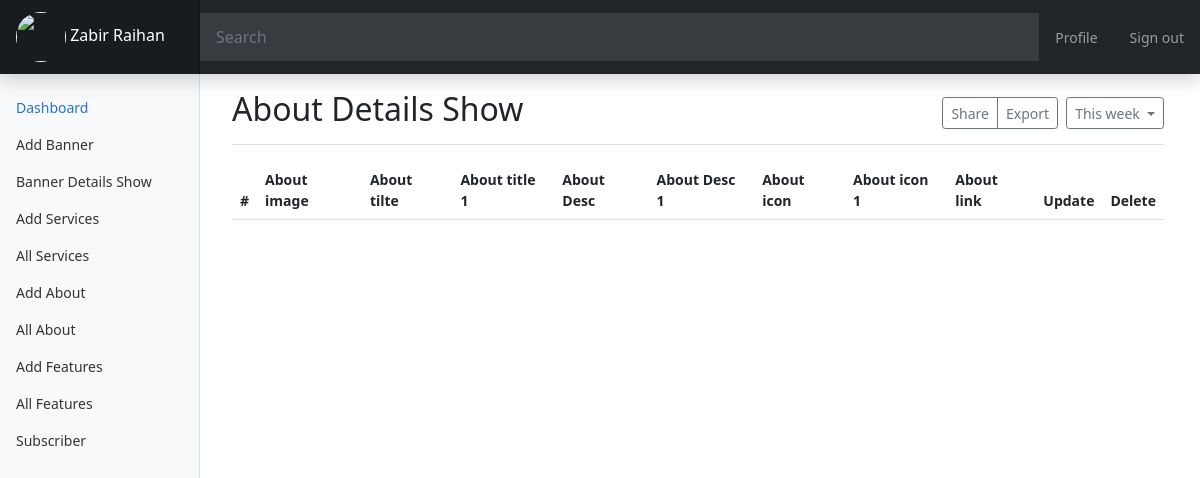
The page /dashboard/AllAbout.php (signed in) on the database as committed earlier.
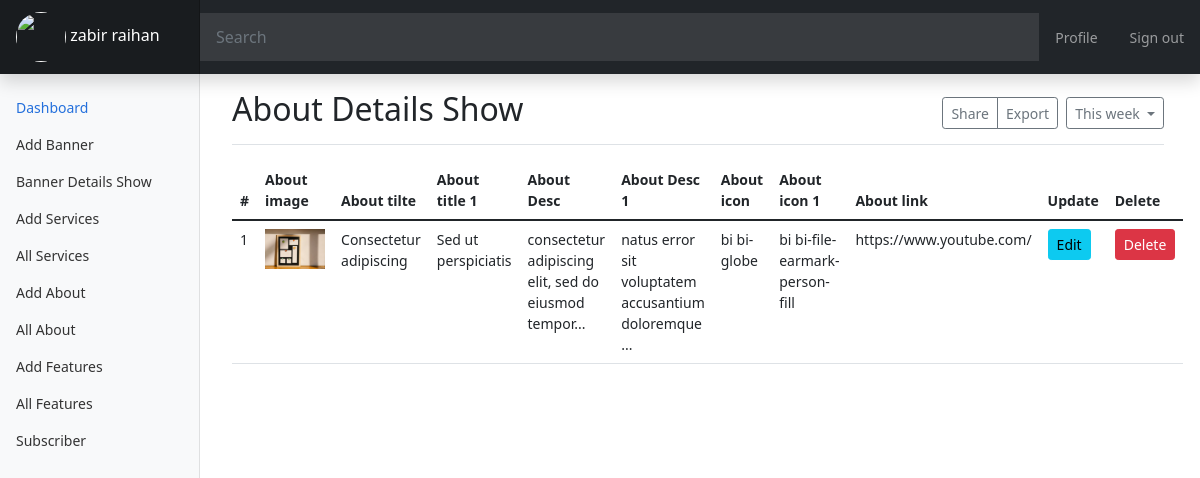
The same page on the database as committed later.
### tables this page shows
CREATE TABLE `about` (
  `id` int(11) NOT NULL,
  `img` varchar(256) NOT NULL,
  `title` longtext NOT NULL,
  `title1` longtext NOT NULL,
  `details` longtext NOT NULL,
  `details1` longtext NOT NULL,
  `icon` varchar(256) NOT NULL,
  `icon2` varchar(256) NOT NULL,
  `anchor` varchar(256) NOT NULL
);

### dashboard/AllAbout.php (the view, shortened to what this page needs)
<?php
include "./inc/Header.php";
include_once "./inc/SideMenu.php";
include_once "../inc/env.php";
$select = "SELECT * FROM about";
$query = mysqli_query($conn, $select);
$fetch = mysqli_fetch_all($query, 1);
?>
<main class="col-md-9 ms-sm-auto col-lg-10 px-md-4">
    <div class="d-flex justify-content-between flex-wrap flex-md-nowrap align-items-center pt-3 pb-2 mb-3 border-bottom">
        <h1 class="h2">About Details Show</h1>
        <div class="btn-toolbar mb-2 mb-md-0">
            <div class="btn-group me-2">
                <button type="button" class="btn btn-sm btn-outline-secondary">
                    Share
                </button>
                <button type="button" class="btn btn-sm btn-outline-secondary">
                    Export
                </button>
            </div>
            <button type="button" class="btn btn-sm btn-outline-secondary dropdown-toggle">
                This week
            </button>
        </div>
    </div>
    <table class="table">
        <thead>
            <tr>
                <th scope="col">#</th>
                <th scope="col">About image</th>
                <th scope="col">About tilte</th>
                <th scope="col">About title 1</th>
                <th scope="col">About Desc</th>
                <th scope="col">About Desc 1</th>
                <th scope="col">About icon</th>
                <th scope="col">About icon 1</th>
                <th scope="col">About link</th>
                <th scope="col">Update</th>
                <th scope="col">Delete</th>
            </tr>
        </thead>
        <tbody>
            <?php
            foreach ($fetch as $item => $data) {
            ?>
                <tr>
                    <td><?= ++$item ?></td>
                    <td> <img style="width: 60px;" src="<?='../uploads/' . $data['img'] ?>" alt=""></td>
                    <td><?= $data['title'] ?></td>
                    <td><?= $data['title1'] ?></td>
                    <td>
                        <?php
                        if (strlen($data['details']) > 80) {
                            echo substr($data['details'], 0, 50) . "...";
                        } else {
                            echo $data['details'];
                        }
                        ?>
                    </td>
                    <td>
                        <?php
                        if (strlen($data['details1']) > 80) {
                            echo substr($data['details1'], 0, 50) . "...";
                        } else {
                            echo $data['details1'];
                        }
                        ?>
                    </td>
                    <td><?= $data['icon'] ?></td>
                    <td><?= $data['icon2'] ?></td>
                    <td><?= $data['anchor'] ?></td>
                    <td>
                        <a href="./AboutEdit.php?id=<?= $data['id'] ?>" class="btn btn-info btn-sm">Edit</a>
                    </td>
                    <td>
                        <a href="./controller/AboutDelete.php?id=<?=$data['id']?>&img=<?=$data['img']?>" class="btn btn-danger btn-sm">Delete</a>
                    </td>
                </tr>
            <?php
            }
            ?>
        </tbody>
    </table>
        <?php
        require_once "./inc/footer.php";
        ?>

### dashboard/inc/Header.php (shortened to what this page needs)
<!DOCTYPE html>
<html lang="en">
<head>
  <link href="https://cdn.jsdelivr.net/npm/bootstrap@5.2.0/dist/css/bootstrap.min.css" rel="stylesheet">
  <link href="https://cdn.jsdelivr.net/npm/bootstrap@5.1.3/dist/css/bootstrap.min.css" rel="stylesheet">
  <link rel="stylesheet" href="https://cdn.jsdelivr.net/npm/bootstrap-icons@1.8.1/font/bootstrap-icons.css">
  <link rel="stylesheet" href="./css/bootstrapicons-iconpicker.min.css">
  <link rel="stylesheet" href="https://cdnjs.cloudflare.com/ajax/libs/font-awesome/4.7.0/css/font-awesome.min.css" />
  <link rel="stylesheet" href="./css/richtext.min.css">
  <link href="./css/dashboard.css" rel="stylesheet" />
</head>
<body>
  <header class="navbar navbar-dark sticky-top bg-dark flex-md-nowrap p-0 shadow">
    <a class="navbar-brand col-md-3 col-lg-2 me-0 px-3 fs-6" href="">
      <img src="<?= '../uploads/' .  $_SESSION['auth']['files'] ?>" alt="" style="width:50px ; height:50px;border-radius: 50%; object-fit:cover;object-position:center;">
      <?= $_SESSION['auth']['name'] ?></a>
    <input class="form-control form-control-dark w-100 rounded-0 border-0" type="text" placeholder="Search" aria-label="Search" />
    <div class="navbar-nav">
      <div class="nav-item text-nowrap d-flex">
        <a class="nav-link px-3" href="./profile.php">Profile</a>
        <a class="nav-link px-3" href="../controller/delete.php">Sign out</a>
      </div>
    </div>
  </header>

Rows that differ between the two databases and show on the page:
added about: img (picture), title "Consectetur adipiscing", title1 "Sed ut perspiciatis", details "consectetur adipiscing elit, sed do eiusmod tempor", details1 "natus error sit voluptatem accusantium doloremque", icon "bi bi-globe", icon2 "bi bi-file-earmark-person-fill", anchor "https://www.youtube.com/"
Other text that changed with them:
$_SESSION['auth']['name']: "Zabir Raihan" → "zabir raihan"
